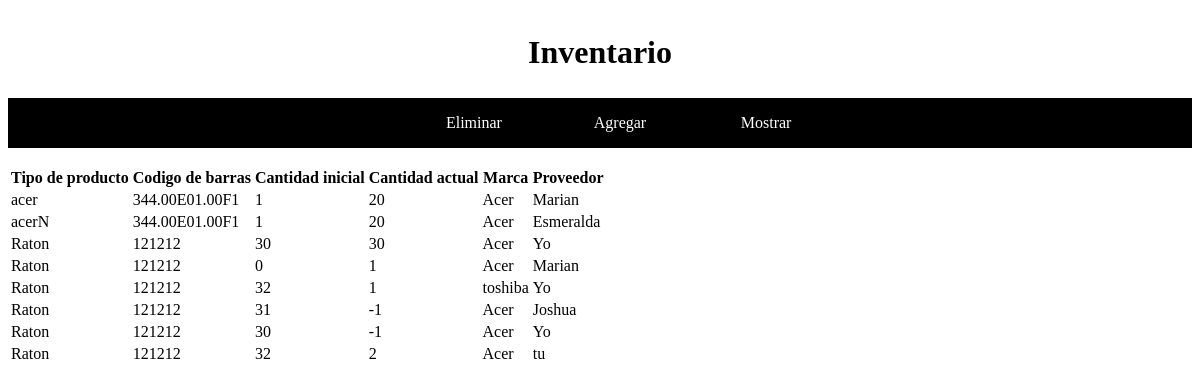
The app's page /mostrarDP.php with its own data.
### tables this page shows
CREATE TABLE "Almacen" (
	"TipoDeProducto"	varchar(35) NOT NULL,
	"CodigoDeBarras"	varchar(25) NOT NULL,
	"Cantidad"	INTEGER NOT NULL DEFAULT '0',
	"CantidadInicial"	INTEGER NOT NULL DEFAULT '1',
	"Marca"	TEXT NOT NULL,
	"Proveedor"	TEXT NOT NULL
);

### mostrarDP.php (the view, shortened to what this page needs)
<!DOCTYPE html>
<html>
<head>
    <link rel="stylesheet" href="./estilo.css">
</head>
<body>
<header><h1 style={position:relative}>Inventario</h1></header>
<nav>
    <ul>
        <li><a href="./eliminar.php"> Eliminar </a></li>
        <li><a href="./insertar.php"> Agregar </a></li>
        <li><a href="./mostrarDP.php"> Mostrar </a></li>
    </ul>
</nav>
<?php
$bd = new MiBD();
$resultado = $bd->query("SELECT * FROM Almacen");
echo "<table>";
echo "<tr>";
echo "<th> Tipo de producto </th>";
echo "<th> Codigo de barras </th>";
echo "<th> Cantidad inicial </th>";
echo "<th> Cantidad actual </th>";
echo "<th> Marca </th>";
echo "<th> Proveedor </th>";
echo "</tr>";
echo "<br>";
while ($row = $resultado->fetchArray()) {
    echo "<tr>";
    echo "<td> $row[0] </td>";
    echo "<td> $row[1] </td>";
    echo "<td> $row[2] </td>";
    echo "<td> $row[3] </td>";
    echo "<td> $row[4] </td>";
    echo "<td> $row[5] </td>";
    echo "</tr>";
}
echo "</table>";
?>
</body>
</html>

### estilo.css (style rules this page uses)
header { position:relative; margin:auto; text-align:center; padding:5px; }
nav { position:relative; margin:auto; width:100%; height:auto; background:black; }
nav ul { position:relative; margin:auto; width:50%; text-align: center; }
nav ul li { display:inline-block; width:24%; line-height:50px; list-style: none; }
nav ul li a { color:white; text-decoration: none; }

### records on screen
almacen: TipoDeProducto "acer", CodigoDeBarras "344.00E01.00F1", Cantidad "1", CantidadInicial "20", Marca "Acer", Proveedor "Marian"
almacen: TipoDeProducto "acerN", CodigoDeBarras "344.00E01.00F1", Cantidad "1", CantidadInicial "20", Marca "Acer", Proveedor "Esmeralda"
almacen: TipoDeProducto "Raton", CodigoDeBarras "121212", Cantidad "30", CantidadInicial "30", Marca "Acer", Proveedor "Yo"
almacen: TipoDeProducto "Raton", CodigoDeBarras "121212", Cantidad "0", CantidadInicial "1", Marca "Acer", Proveedor "Marian"
almacen: TipoDeProducto "Raton", CodigoDeBarras "121212", Cantidad "32", CantidadInicial "1", Marca "toshiba", Proveedor "Yo"
almacen: TipoDeProducto "Raton", CodigoDeBarras "121212", Cantidad "31", CantidadInicial "-1", Marca "Acer", Proveedor "Joshua"
almacen: TipoDeProducto "Raton", CodigoDeBarras "121212", Cantidad "30", CantidadInicial "-1", Marca "Acer", Proveedor "Yo"
almacen: TipoDeProducto "Raton", CodigoDeBarras "121212", Cantidad "32", CantidadInicial "2", Marca "Acer", Proveedor "tu"
